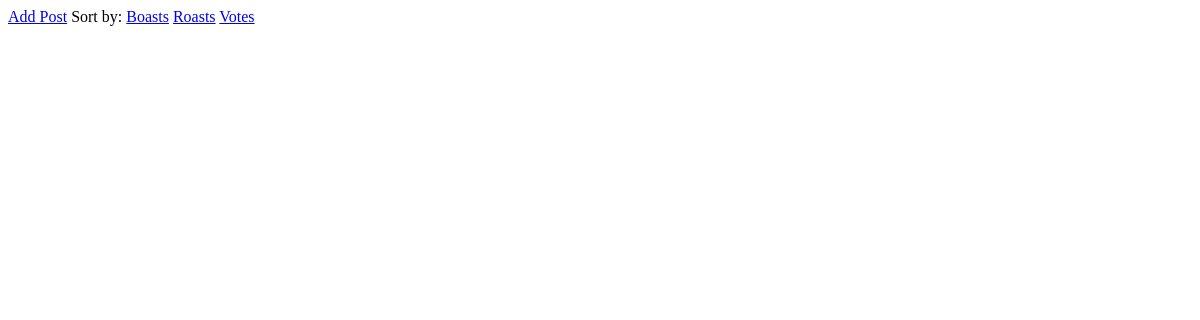
/boasts, run on an earlier commit of the app's database.
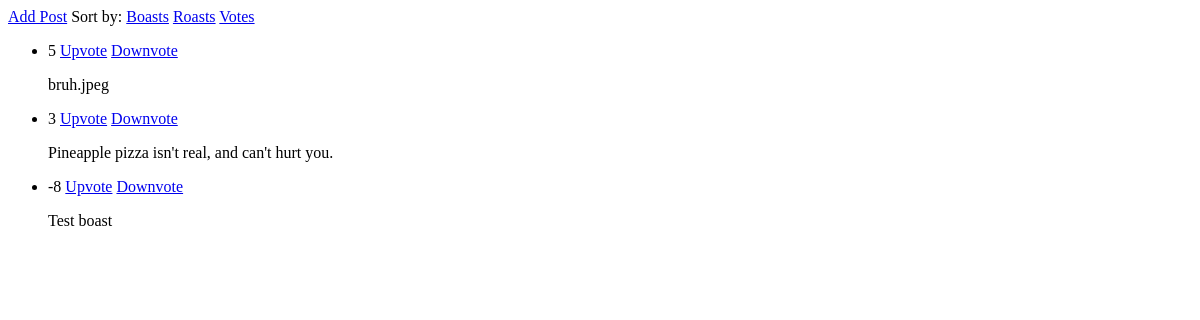
And on a later commit of the database.
### homepage/models.py (models this page shows)
class Post(models.Model):
    boast = models.BooleanField()
    content = models.CharField(max_length=280)
    upvotes = models.IntegerField(default=0, null=True, blank=True)
    downvotes = models.IntegerField(default=0, null=True, blank=True)
    submission_time = models.DateTimeField(auto_now_add=True)
    def score(self):
        return self.upvotes - self.downvotes

### homepage/views.py (the view)
# urls.py: path('boasts', boast_view, name='boast_view'),
def boast_view(request):
    posts = Post.objects.filter(boast=True).order_by('-submission_time')
    return render(request, 'index.html', {'posts': posts})

### templates/index.html (shortened to what this page needs)
<!doctype html>
<html lang="en">
    <head>
    </head>
    <body>
        <a href="addpost">Add Post</a>
        Sort by:
        <a href="boasts">Boasts</a>
        <a href="roasts">Roasts</a>
        <a href="votes">Votes</a>
        <ul>
            {% for post in posts %}
                <li>
                    {{ post.score }}
                    <a href="addupvote/{{post.id}}">Upvote</a>
                    <a href="adddownvote/{{post.id}}">Downvote</a>
                    <br>
                    <p>{{ post.content }}</p>
                </li>
            {% endfor %}
        </ul>
    </body>
</html>

What changed in the data, as far as the page shows it:
added Post: score "5", content "bruh.jpeg"
added Post: score "3", content "Pineapple pizza isn't real, and can't hurt you."
added Post: score "-8", content "Test boast"
